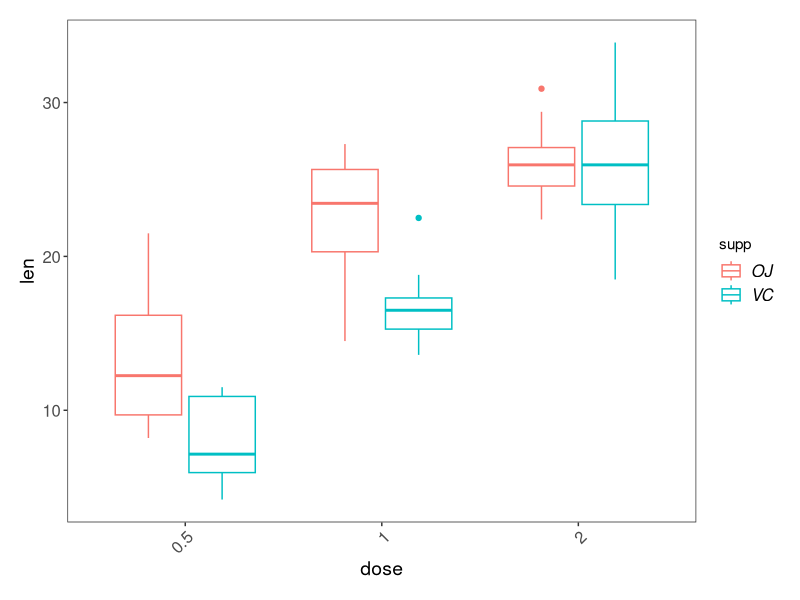

Write R code to recreate this figure.
############################################################
#                                                          #
#         Analysing ToothGrowth dataset describing         #
#       tooth growth in guinea pigs under different        #
#                  vitamin C treatments                    #
#               Natasha Ramsden 11/05/2021                 #
#                                                          #
############################################################

# Aims ----

# Answer the following:

# 1. Are higher doses of vitamin C beneficial for tooth growth?

# 2. Does the method of administration (orange juice, OJ, or ascorbic acis, VC)
# influence the effectc of the dose?

# 3. What would be the predicted tooth length of a guinea pig given 1mg of 
# vitamin C as ascorbic acid?


# Libraries ----
library(ggplot2)
library(dplyr)


# Set working directory ----
setwd("05_distributions_linear_models")


# Defining ggplot2 theme for plotting ----
theme.clean <- function(){
  theme_bw()+
    theme(axis.text.x = element_text(size = 12, angle = 45, vjust = 1, hjust = 1),
          axis.text.y = element_text(size = 12),
          axis.title.x = element_text(size = 14, face = "plain"),             
          axis.title.y = element_text(size = 14, face = "plain"),             
          panel.grid.major.x = element_blank(),                                          
          panel.grid.minor.x = element_blank(),
          panel.grid.minor.y = element_blank(),
          panel.grid.major.y = element_blank(),  
          plot.margin = unit(c(0.5, 0.5, 0.5, 0.5), units = , "cm"),
          plot.title = element_text(size = 20, vjust = 1, hjust = 0.5),
          legend.text = element_text(size = 12, face = "italic"),          
          legend.position = "right")
}


# Import data ----
# ToothGrowth is a built-in dataset
tooth_growth <- datasets::ToothGrowth
head(tooth_growth)
str(tooth_growth)


# Variables ----

# Explanatory
# dose is categorical, 3 categories - 0.5, 1, 2
# supp (supply) also categorical, 2 categories - VC and OJ

# Response
# len (tooth length) is continuous

# POISSON DISTRIBUTION


# Sort out data ----
# Change dose to categorical variable (factor) 
tooth_growth$dose <- as.factor(tooth_growth$dose)


# Visualise ----
(tooth_growth.p <- ggplot(tooth_growth, aes(x = dose, y = len)) +
   geom_boxplot(aes(colour = supp)) +
   theme.clean())


# Model ----
tooth_growth.m <- lm(len ~ dose*supp, data = tooth_growth)
summary(tooth_growth.m)


# Conclusions ----

# Model is highly significant
# Together, dose and supply explain around 77% of the variation in tooth growth


# 1. Are higher doses of vitamin C beneficial for tooth growth?

# Yes, higher doses significantly increase tooth length 
# BUT (see 2.)


# 2. Does the method of administration (orange juice, OJ, or ascorbic acis, VC)
# influence the effectc of the dose?

# The effect of dose on tooth growth depends on the administartion method


# 3. What would be the predicted tooth length of a guinea pig given 1mg of 
# vitamin C as ascorbic acid?

# 16.77

# growth for dose 0.5 (OJ) = 13.230
# + 9.470 (extra growth for dose 1, OJ)
# - 5.250 (decrease in growth linked to VC supply (from VC supply (for dose 0.5))
# - 0.680 (decrease in growth for interaction between dose 1 and VC supply)
# 13.23 + 9.47 - 5.25 - 0.68 = 16.77

